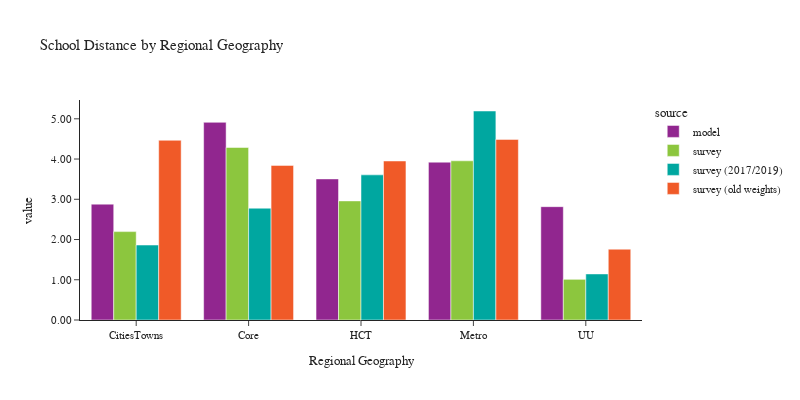

Notebook source saved alongside this figure:
### Code cell
plot_school_location(df_students, 'rg_proposed_school', 'Regional Geography', 'Regional Geography')

### Figure 1 — Plotly figure (JSON) as saved in the notebook; plotly's stock layout.template omitted (floating-point values rounded to 4 significant figures)
{"data": [{"alignmentgroup": "True", "customdata": [[39764], [98670], [75144], [243403], [19670]], "hovertemplate": "source=model<br>rg_proposed_school=%{x}<br>value=%{y}<br>sample count=%{customdata[0]}<extra></extra>", "legendgroup": "model", "marker": {"color": "#91268F", "pattern": {"shape": ""}}, "name": "model", "offsetgroup": "model", "orientation": "v", "showlegend": true, "textposition": "auto", "type": "bar", "x": ["CitiesTowns", "Core", "HCT", "Metro", "UU"], "xaxis": "x", "y": [2.879, 4.913, 3.506, 3.922, 2.817], "yaxis": "y"}, {"alignmentgroup": "True", "customdata": [[63], [237], [136], [207], [14]], "hovertemplate": "source=survey<br>rg_proposed_school=%{x}<br>value=%{y}<br>sample count=%{customdata[0]}<extra></extra>", "legendgroup": "survey", "marker": {"color": "#8CC63E", "pattern": {"shape": ""}}, "name": "survey", "offsetgroup": "survey", "orientation": "v", "showlegend": true, "textposition": "auto", "type": "bar", "x": ["CitiesTowns", "Core", "HCT", "Metro", "UU"], "xaxis": "x", "y": [2.197, 4.287, 2.96, 3.956, 1.011], "yaxis": "y"}, {"alignmentgroup": "True", "customdata": [[61], [229], [129], [199], [14]], "hovertemplate": "source=survey (2017/2019)<br>rg_proposed_school=%{x}<br>value=%{y}<br>sample count=%{customdata[0]}<extra></extra>", "legendgroup": "survey (2017/2019)", "marker": {"color": "#00A7A0", "pattern": {"shape": ""}}, "name": "survey (2017/2019)", "offsetgroup": "survey (2017/2019)", "orientation": "v", "showlegend": true, "textposition": "auto", "type": "bar", "x": ["CitiesTowns", "Core", "HCT", "Metro", "UU"], "xaxis": "x", "y": [1.863, 2.778, 3.607, 5.194, 1.145], "yaxis": "y"}, {"alignmentgroup": "True", "customdata": [[70], [115], [60], [109], [10]], "hovertemplate": "source=survey (old weights)<br>rg_proposed_school=%{x}<br>value=%{y}<br>sample count=%{customdata[0]}<extra></extra>", "legendgroup": "survey (old weights)", "marker": {"color": "#F05A28", "pattern": {"shape": ""}}, "name": "survey (old weights)", "offsetgroup": "survey (old weights)", "orientation": "v", "showlegend": true, "textposition": "auto", "type": "bar", "x": ["CitiesTowns", "Core", "HCT", "Metro", "UU"], "xaxis": "x", "y": [4.466, 3.842, 3.952, 4.488, 1.76], "yaxis": "y"}], "layout": {"barmode": "group", "font": {"size": 11}, "height": 400, "legend": {"title": {"text": "source"}, "tracegroupgap": 0}, "title": {"text": "School Distance by Regional Geography"}, "width": 800, "xaxis": {"anchor": "y", "domain": [0.0, 1.0], "title": {"text": "Regional Geography"}}, "yaxis": {"anchor": "x", "domain": [0.0, 1.0], "tickformat": ".2f", "title": {"text": "value"}}}}
